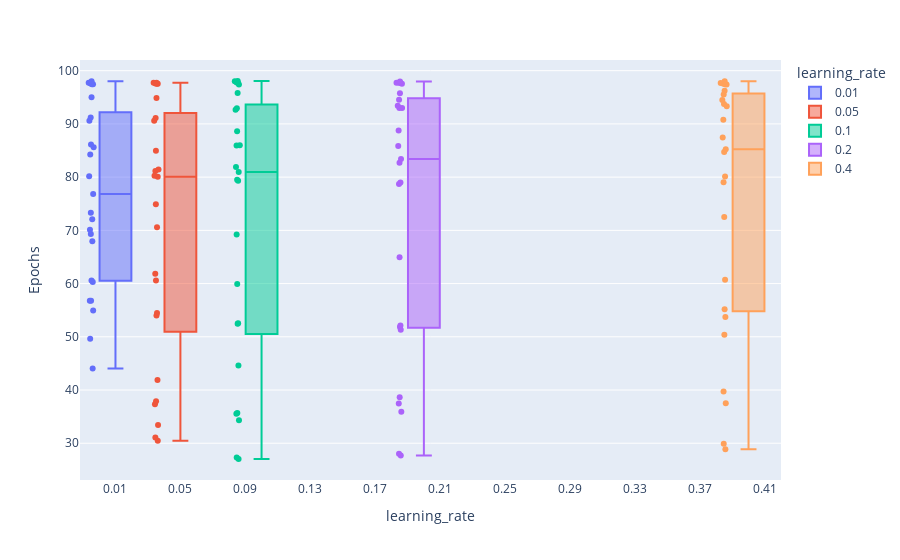

Write notebook code for a chart like this one.
### Code cell
fig = px.box(create_frame(df), y="Epochs", x='learning_rate',color="learning_rate",
             boxmode="overlay", points='all')
fig.show()

### Figure 1 — Plotly figure (JSON) as saved in the notebook; plotly's stock layout.template omitted (floating-point values rounded to 4 significant figures)
{"data": [{"alignmentgroup": "True", "boxpoints": "all", "hovertemplate": "learning_rate=%{x}<br>Epochs=%{y}<extra></extra>", "legendgroup": "0.01", "marker": {"color": "#636efa"}, "name": "0.01", "notched": false, "offsetgroup": "0.01", "orientation": "v", "showlegend": true, "type": "box", "x": [0.01, 0.01, 0.01, 0.01, 0.01, 0.01, 0.01, 0.01, 0.01, 0.01, 0.01, 0.01, 0.01, 0.01, 0.01, 0.01, 0.01, 0.01, 0.01, 0.01, 0.01, 0.01, 0.01, 0.01, 0.01], "x0": " ", "xaxis": "x", "y": [73.33, 44.03, 56.76, 49.65, 54.96, 76.82, 72.07, 56.79, 60.28, 60.59, 91.23, 80.15, 67.94, 69.31, 70.11, 95.01, 90.61, 86.14, 84.26, 85.6, 97.58, 97.46, 97.44, 97.75, 98.03], "y0": " ", "yaxis": "y"}, {"alignmentgroup": "True", "boxpoints": "all", "hovertemplate": "learning_rate=%{x}<br>Epochs=%{y}<extra></extra>", "legendgroup": "0.05", "marker": {"color": "#EF553B"}, "name": "0.05", "notched": false, "offsetgroup": "0.05", "orientation": "v", "showlegend": true, "type": "box", "x": [0.05, 0.05, 0.05, 0.05, 0.05, 0.05, 0.05, 0.05, 0.05, 0.05, 0.05, 0.05, 0.05, 0.05, 0.05, 0.05, 0.05, 0.05, 0.05, 0.05, 0.05, 0.05, 0.05, 0.05, 0.05], "x0": " ", "xaxis": "x", "y": [70.6, 61.85, 33.43, 31.1, 30.46, 84.96, 74.91, 41.89, 37.34, 37.91, 91.1, 81.15, 60.58, 54.47, 53.99, 94.86, 90.58, 81.42, 80.06, 80.27, 97.72, 97.56, 97.62, 97.75, 97.57], "y0": " ", "yaxis": "y"}, {"alignmentgroup": "True", "boxpoints": "all", "hovertemplate": "learning_rate=%{x}<br>Epochs=%{y}<extra></extra>", "legendgroup": "0.1", "marker": {"color": "#00cc96"}, "name": "0.1", "notched": false, "offsetgroup": "0.1", "orientation": "v", "showlegend": true, "type": "box", "x": [0.1, 0.1, 0.1, 0.1, 0.1, 0.1, 0.1, 0.1, 0.1, 0.1, 0.1, 0.1, 0.1, 0.1, 0.1, 0.1, 0.1, 0.1, 0.1, 0.1, 0.1, 0.1, 0.1, 0.1, 0.1], "x0": " ", "xaxis": "x", "y": [85.97, 69.2, 34.31, 27.3, 27.04, 88.61, 80.95, 44.63, 35.56, 35.69, 92.66, 85.98, 59.92, 52.55, 52.47, 95.83, 92.93, 81.92, 79.51, 79.33, 98.0, 98.07, 97.79, 97.39, 97.73], "y0": " ", "yaxis": "y"}, {"alignmentgroup": "True", "boxpoints": "all", "hovertemplate": "learning_rate=%{x}<br>Epochs=%{y}<extra></extra>", "legendgroup": "0.2", "marker": {"color": "#ab63fa"}, "name": "0.2", "notched": false, "offsetgroup": "0.2", "orientation": "v", "showlegend": true, "type": "box", "x": [0.2, 0.2, 0.2, 0.2, 0.2, 0.2, 0.2, 0.2, 0.2, 0.2, 0.2, 0.2, 0.2, 0.2, 0.2, 0.2, 0.2, 0.2, 0.2, 0.2, 0.2, 0.2, 0.2, 0.2, 0.2], "x0": " ", "xaxis": "x", "y": [93.01, 83.41, 38.66, 27.69, 28.01, 93.4, 85.87, 51.33, 37.46, 35.92, 94.53, 88.77, 64.97, 52.14, 51.82, 95.78, 93.01, 82.7, 79.01, 78.71, 97.97, 97.69, 97.74, 97.75, 97.55], "y0": " ", "yaxis": "y"}, {"alignmentgroup": "True", "boxpoints": "all", "hovertemplate": "learning_rate=%{x}<br>Epochs=%{y}<extra></extra>", "legendgroup": "0.4", "marker": {"color": "#FFA15A"}, "name": "0.4", "notched": false, "offsetgroup": "0.4", "orientation": "v", "showlegend": true, "type": "box", "x": [0.4, 0.4, 0.4, 0.4, 0.4, 0.4, 0.4, 0.4, 0.4, 0.4, 0.4, 0.4, 0.4, 0.4, 0.4, 0.4, 0.4, 0.4, 0.4, 0.4, 0.4, 0.4, 0.4, 0.4, 0.4], "x0": " ", "xaxis": "x", "y": [93.76, 84.72, 50.39, 29.9, 28.88, 94.51, 87.43, 60.74, 39.72, 37.5, 95.53, 90.8, 72.52, 55.17, 53.72, 96.25, 93.31, 85.23, 80.14, 79.03, 98.02, 97.55, 97.43, 97.42, 97.71], "y0": " ", "yaxis": "y"}], "layout": {"boxmode": "overlay", "legend": {"title": {"text": "learning_rate"}, "tracegroupgap": 0}, "margin": {"t": 60}, "xaxis": {"anchor": "y", "categoryarray": [0.01, 0.05, 0.1, 0.2, 0.4], "categoryorder": "array", "domain": [0, 1], "title": {"text": "learning_rate"}}, "yaxis": {"anchor": "x", "domain": [0, 1], "title": {"text": "Epochs"}}}}
